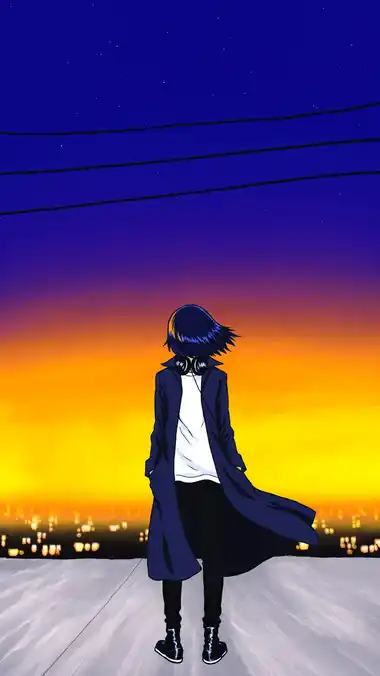
#> input picture music-video/kikitoa/art/world_rooftop_dawn_C.png, 380 x 676 px
$ python prep_layers.py
#> lines starting #> are read from the running program, lines starting #| are printed output that depends on the picture; after the words box and inside, x2 and y2 are one past the last pixel; in counts of white or black regions, pixels touching at a corner belong together
#!/usr/bin/env python3
"""1枚のプレートを、視差をつけられるレイヤーに分解する。

背景と人物を分けておくと、カメラを寄せたときに人物だけが手前として動く。
1枚の絵から複数のカットを作るための下ごしらえで、生成は一切しない。
"""
import os, sys, math
import numpy as np
from PIL import Image, ImageDraw, ImageFilter
from scipy import ndimage

HERE = os.path.dirname(os.path.abspath(__file__))
SRC = sys.argv[1] if len(sys.argv) > 1 else os.path.join(HERE, "..", "art", "world_rooftop_dawn_C.png")
OUT = os.path.join(HERE, "art")
os.makedirs(OUT, exist_ok=True)
TARGET = (1152, 2048)          # 9:16。compose は 1080x1920 なので少し余白を持たせる


def upscale(im, size):
    """セル画は平坦面と硬い線でできているので、拡大後に軽く輪郭を締める。"""
    im = im.resize(size, Image.LANCZOS)
    return im.filter(ImageFilter.UnsharpMask(radius=2.0, percent=85, threshold=3))


plate = upscale(Image.open(SRC).convert("RGB"), TARGET)
plate.save(os.path.join(OUT, "bg_rooftop_dawn.png"))
W, H = plate.size
#> W = 1152; H = 2048

# --- 人物の切り抜き -------------------------------------------------------
# 彼女は明るい琥珀の空とコンクリートに対して濃紺〜黒。行ごとの明るさと比べて
# 暗いところを拾えば、しきい値を決め打ちしなくても輪郭が出る。
g = np.asarray(plate.convert("L"), dtype=np.float32)
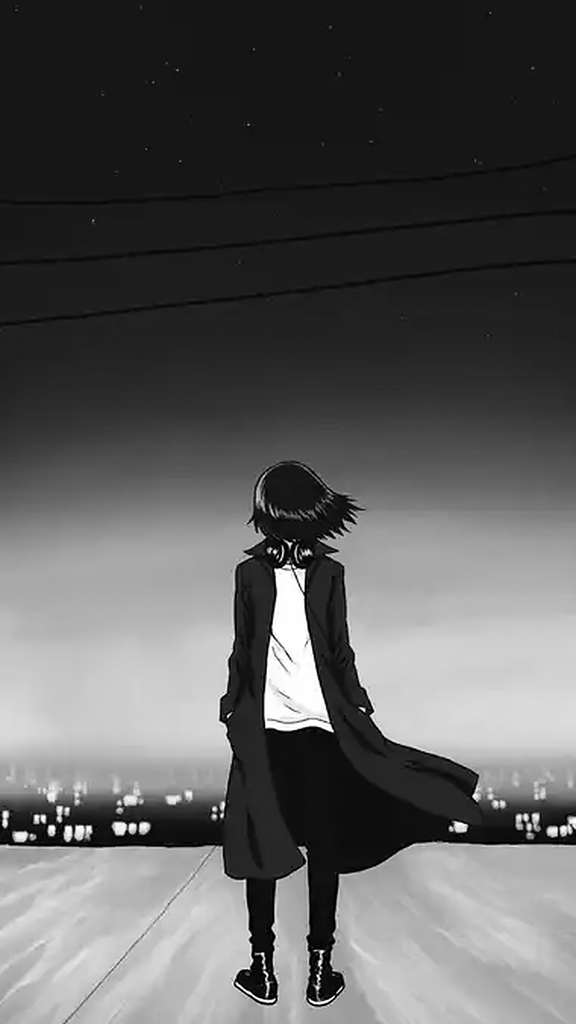
#> g: shape (2048, 1152) float32 (shown at 1/2 size); min 0, max 255, mean 92.9
row_ref = np.percentile(g, 70, axis=1, keepdims=True)     # その行の「地」の明るさ
#> row_ref = 2048 values, max 216 at index 1412, min 16 at index 1676, mean 106.5
dark = np.clip((row_ref - g) / 60.0, 0, 1)

band = np.zeros_like(dark)                                 # 電線と街の灯を拾わない範囲
y0, y1 = int(H * 0.36), int(H * 0.99)
#> y0 = 737; y1 = 2027
x0, x1 = int(W * 0.22), int(W * 0.78)
#> x0 = 253; x1 = 898
band[y0:y1, x0:x1] = 1.0
mask = dark * band

m = Image.fromarray((mask * 255).astype(np.uint8))
m = m.filter(ImageFilter.MedianFilter(7))                  # 砂粒を消す
m = m.filter(ImageFilter.MaxFilter(5))                     # 途切れた線をつなぐ

# 地平線の街のシルエットも暗いので、しきい値だけでは彼女と一緒に拾ってしまう。
# つながっている塊に分けて、胴体のある塊だけを残す。
bin_ = np.asarray(m) > 110
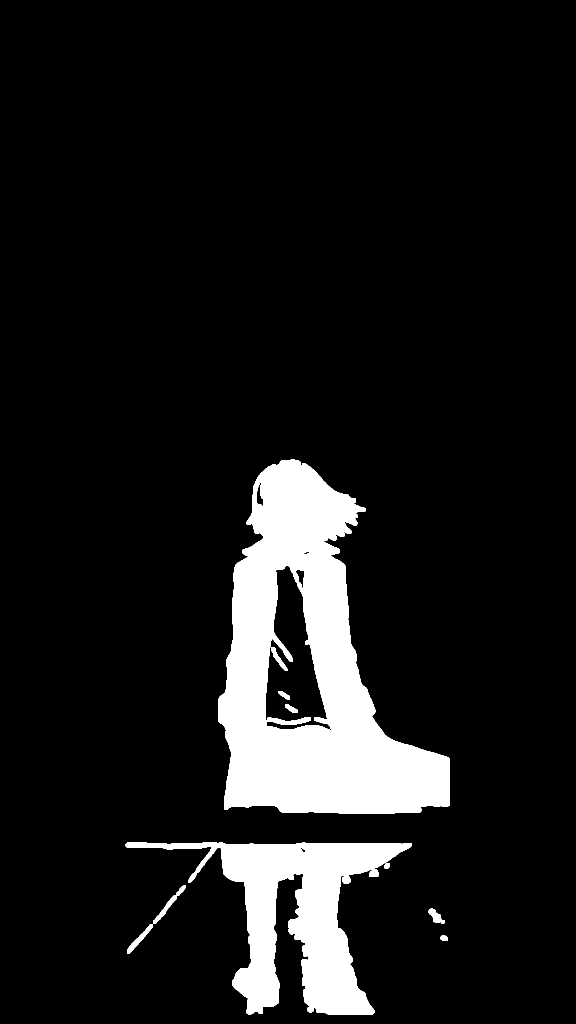
#> bin_: shape (2048, 1152) bool (shown at 1/2 size); 10% white; 12 white regions, largest, box (x1, y1, x2, y2) and area: (436, 919, 900, 1627) 162414, (251, 1685, 823, 2029) 68981, (534, 1434, 621, 1450) 790
lab, n = ndimage.label(ndimage.binary_dilation(bin_, iterations=9))   # 脚とコートを繋ぐ
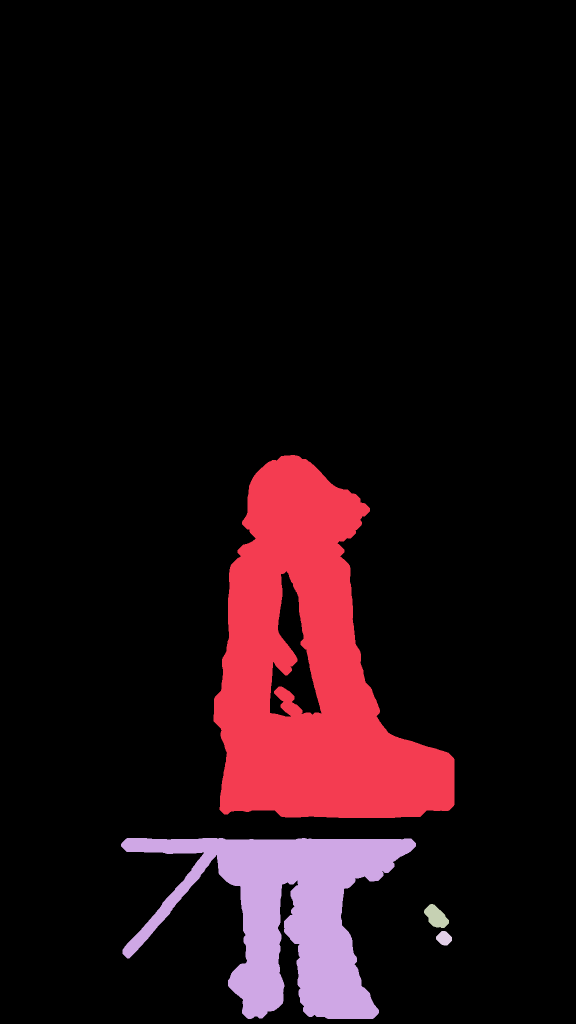
#> lab: shape (2048, 1152) int32 (shown at 1/2 size); 5 distinct labels, from 0 to 4; one colour per label, 0 black
#> n = 4
seed = np.zeros(lab.shape, bool)
seed[int(H * 0.46):int(H * 0.62), int(W * 0.42):int(W * 0.58)] = True   # 胴体のあたり
ids, cnt = np.unique(lab[seed & (lab > 0)], return_counts=True)
#> ids = [1]; cnt = [53737]
if len(ids) == 0:
    sys.exit("胴体の位置に塊が無い。seed の範囲を見直すこと")
keep = ids[cnt.argmax()]
#> keep = 1
comp = (lab == keep) & ndimage.binary_dilation(bin_, iterations=9)
#> comp: shape (2048, 1152) bool; 8.3% white; 1 white region, box (x1, y1, x2, y2) and area: (427, 910, 909, 1636) 194665

# 穴は一律に埋めない。白シャツのような小さい穴は埋めたいが、コートの裾と脚の
# 間から見えている床まで埋めると、足元が黒い塊になる。小さい穴だけ塞ぐ。
holes = ndimage.binary_fill_holes(comp) & ~comp
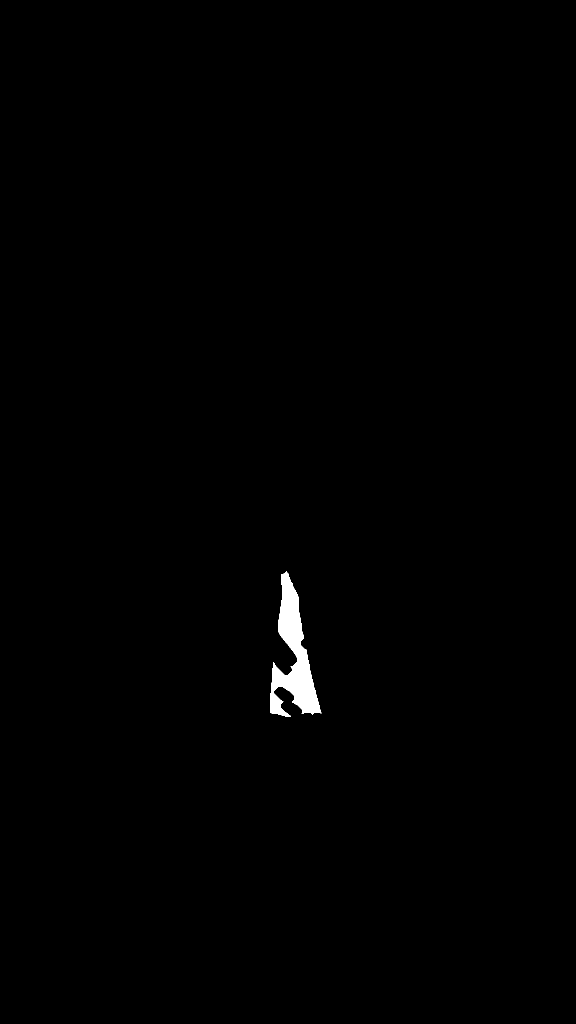
#> holes: shape (2048, 1152) bool (shown at 1/2 size); 0.53% white; 1 white region, box (x1, y1, x2, y2) and area: (540, 1143, 643, 1433) 12466
hl, hn = ndimage.label(holes)
#> hn = 1
solid = comp.copy()
limit = comp.sum() * 0.06
#> limit = 11679.9
for hid in range(1, hn + 1):
    h = hl == hid
    if h.sum() < limit:
        solid |= h
solid = ndimage.binary_closing(solid, np.ones((9, 9)))
#> solid: shape (2048, 1152) bool; 8.3% white; 1 white region, box (x1, y1, x2, y2) and area: (427, 910, 909, 1636) 195128

# 裾から下(脚とブーツ)は切り出さない。細くてマスクが塊になるうえ、
# 足は地面に着いていて揺れないので、背景に置いたままのほうが正しい。
solid = ndimage.binary_closing(solid, np.ones((31, 3)))
#> solid: shape (2048, 1152) bool; 8.3% white; 1 white region, box (x1, y1, x2, y2) and area: (427, 910, 909, 1636) 196611

m = Image.fromarray(np.where(solid, 255, 0).astype(np.uint8))
m = m.filter(ImageFilter.GaussianBlur(1.6))                # 縁を馴染ませる

a = np.asarray(m, dtype=np.float32)
ys, xs = np.where(a > 110)
if len(ys) == 0:
    sys.exit("人物が見つからなかった。band の範囲を見直すこと")
pad = 26
bb = (max(0, xs.min() - pad), max(0, ys.min() - pad),
      min(W, xs.max() + pad), min(H, ys.max() + pad))
#> bb = (401, 884, 934, 1661)

fig = plate.convert("RGBA").crop(bb)
fa = np.asarray(m.crop(bb), dtype=np.float32)
foot = int(fa.shape[0] * 0.10)   # 裾を背景の脚に溶かす                    # 最下端のわずかな帯
#> foot = 77
fade = np.ones(fa.shape[0], dtype=np.float32)
#> fade = 777 values from 1 to 1
fade[-foot:] = np.linspace(1.0, 0.0, foot)
fig.putalpha(Image.fromarray((fa * fade[:, None]).astype(np.uint8)))
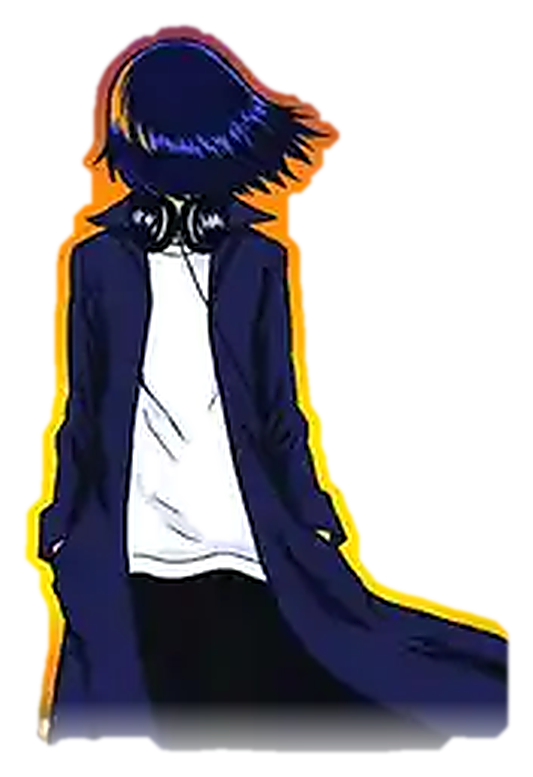
#> fig: PIL image 533x777 RGBA; mean R, G, B, A 139.4, 103.5, 53.6, 117; transparent parts drawn white
fig.save(os.path.join(OUT, "fig_c_back.png"))

# 人物を別レイヤーにするので、背景からは消しておく。消さないと寄ったときに
# 背景の彼女と手前の彼女がずれて二重になる。空も床も横方向にほぼ一様なので、
# 左右の無事な画素から行ごとに渡してやれば埋まる。
# 背景から消す範囲は、輪郭をなぞらずに矩形で取る。輪郭に沿って消すと、
# マスクから漏れたブーツの外側などが必ず残り、寄ったときに欠片として見える。
# 空も床も横方向にほぼ一様なので、多めに消しても埋め戻せる。
solid_a = np.zeros((H, W), bool)
solid_a[max(0, bb[1] - 40):min(H, bb[3] + 12), max(0, bb[0] - 40):min(W, bb[2] + 40)] = True
# 消した所を埋める。彼女がいた列を行ごとの中央値で潰してから、その結果だけを
# 大きくぼかして戻す。空も床も横方向にほぼ一様なので、ぼかしても帯の形は崩れない。
# 借りてくる方式(同じ行の離れた場所から貼る)は元画像から本人を拾って失敗した。
clean = np.asarray(plate, dtype=np.float32).copy()
for y in range(bb[1], bb[3]):
    row = solid_a[y]
    if not row.any():
        continue
    good = ~row
    if good.sum() < 8:
        continue
    for c in range(3):
        clean[y, row, c] = np.median(clean[y, good, c])
clean_im = Image.fromarray(clean.astype(np.uint8))

# 中央値で潰した跡は平坦な矩形に見えるので、その領域を広くぼかして境目を消す。
# 羽根を太くしないと、ぼかした四角の輪郭がそのまま出る。
soft = clean_im.filter(ImageFilter.GaussianBlur(28))
feather = Image.fromarray((ndimage.binary_dilation(solid_a, iterations=10) * 255)
                          .astype(np.uint8)).filter(ImageFilter.GaussianBlur(34))
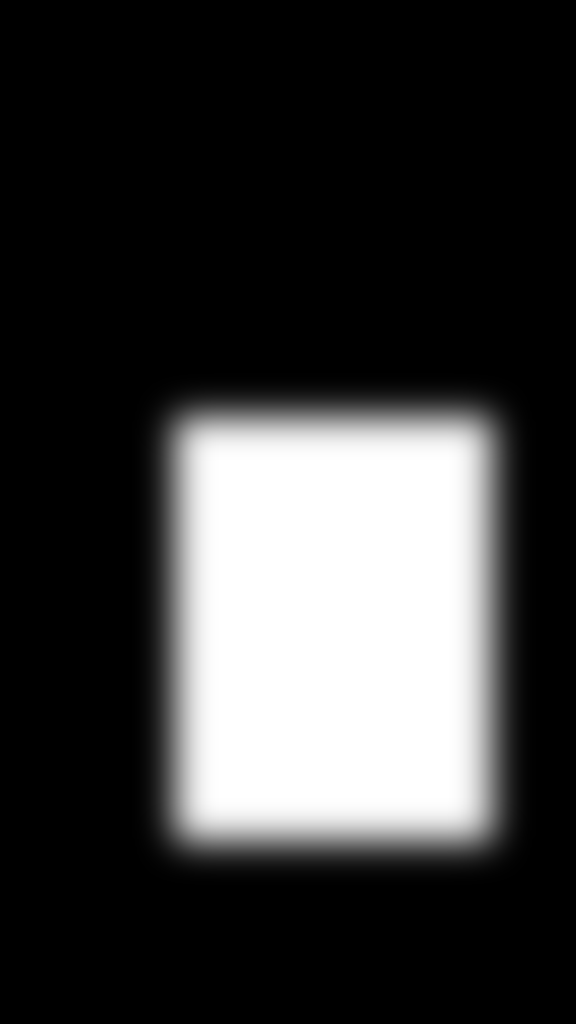
#> feather: PIL image 1152x2048 L (shown at 1/2 size); min 0, max 255, mean 58.1
clean_im = Image.composite(soft, clean_im, feather)
clean_im.save(os.path.join(OUT, "bg_rooftop_dawn_clean.png"))

# 人物が画面のどこにいるか。shots.json の x / y / w はこれを見て決める
cx = (bb[0] + bb[2]) / 2 / W
#> cx = 0.579
cy = (bb[1] + bb[3]) / 2 / H
#> cy = 0.621
fw = (bb[2] - bb[0]) / W
#> fw = 0.463
# 位置を書き出す。build_shots.py がこれを読むので、座標を2箇所で持たない
import json as _json
_json.dump({"x": round(cx, 4), "y": round(cy, 4), "w": round(fw, 4)},
           open(os.path.join(OUT, "figure.json"), "w"), indent=1)
print(f"figure bbox={bb} center=({cx:.3f},{cy:.3f}) width={fw:.3f} 被覆率={(a > 110).mean() * 100:.1f}%")
#| figure bbox=(401, 884, 934, 1661) center=(0.579,0.621) width=0.463 被覆率=8.3%


# --- 琥珀の線 -------------------------------------------------------------
def draw_line(path, bend=0.0, thick=14):
    """手で引いた線。定規の直線にはしない。bend は「少し曲がった線でいい」の分。"""
#> called with path = 'line_straight.png', bend = 0, thick = 14
    line = Image.new("RGBA", (W, H), (0, 0, 0, 0))
#> line: PIL image 1152x2048 RGBA; every value is 0
    d = ImageDraw.Draw(line)
    y = H * 0.52
#> y = 1065
    pts = []
    for i in range(0, W + 1, 6):
        u = i / W
        wobble = 5 * math.sin(u * 7.3) + 3 * math.sin(u * 19.1 + 1.1)   # 手の震え
        pts.append((i, y + wobble + bend * math.sin(u * math.pi) * H * 0.13))
    for i in range(len(pts) - 1):
        u = i / len(pts)
        t = thick * (0.55 + 0.45 * math.sin(u * math.pi))               # 入り抜きで細くなる
        d.line([pts[i], pts[i + 1]], fill=(255, 196, 120, 255), width=max(2, int(t)))
    glow = line.filter(ImageFilter.GaussianBlur(16))
    glow.putalpha(glow.getchannel("A").point(lambda v: int(v * 0.85)))
    out = Image.alpha_composite(glow, line)
    out.save(os.path.join(OUT, path))


draw_line("line_straight.png", bend=0.0)      # NOT YOUR MEDICINE「線を引いて」
draw_line("line_bent.png", bend=1.0, thick=16)  # PAPER PLANE ROYALTY「少し曲がった線でいい」
#> call 2 of draw_line, with path = 'line_bent.png', bend = 1, thick = 16
#> in draw_line (call 2), `glow = line.filter(ImageFilter.GaussianBlur(16))`:
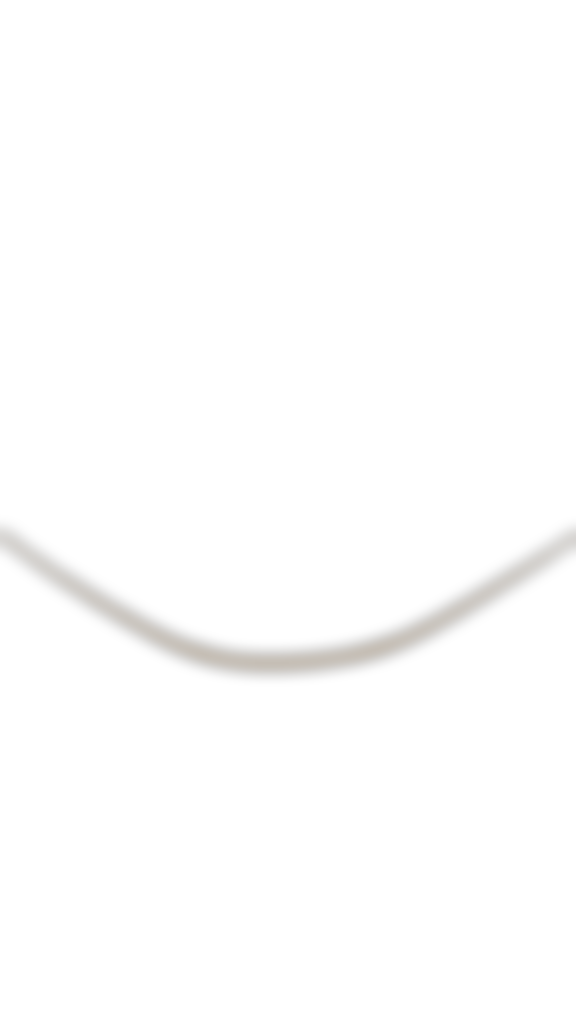
#> glow: PIL image 1152x2048 RGBA (shown at 1/2 size); mean R, G, B, A 1.7, 1.3, 0.8, 1.7; transparent parts drawn white
print("wrote bg_rooftop_dawn.png / fig_c_back.png / line_straight.png / line_bent.png")
